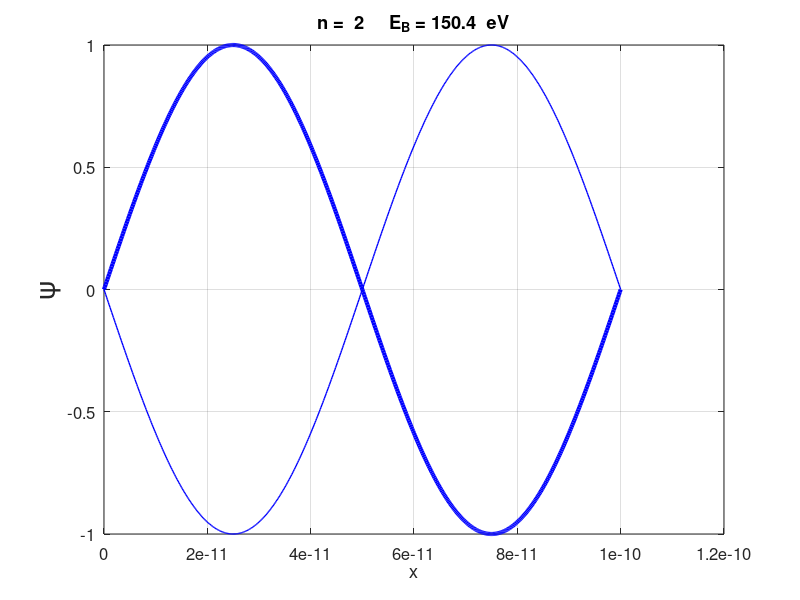
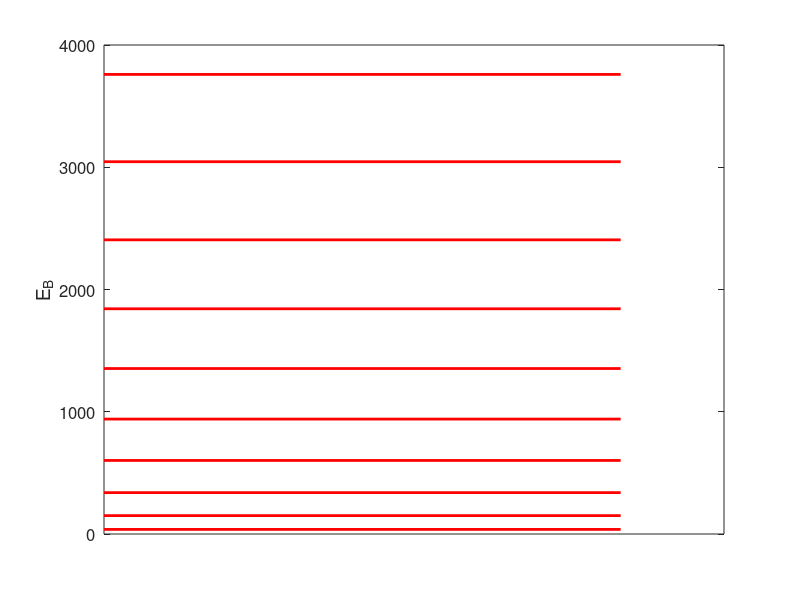

The MATLAB script that drew these images, in order:
% qmInfWellm

% QUANTUM MECHANICS
%  An electron in an infinitely deep square well 
%  Schrodinger Equation : eigenvalue and eigenfunctions
%  Spatial wavefunction
% Binding energy spectrum

% Ian Cooper
% email: matlabvisualphysics@gmail.com
% 200425 / Matlab version R2020a

% DOING PHYSICS WITH MATLAB 
%    https://d-arora.github.io/Doing-Physics-With-Matlab/
% Reference page for documentation and notes
%    http://www.physics.usyd.edu.au/teach_res/mp/doc/qmPotential.htm
% Download Location
%    http://www.physics.usyd.edu.au/teach_res/mp/mscripts/
  

clear 
close all
clc


% INPUTS  =============================================================

% STATE: Principle quantum Number   n = 1,2,3, ...  
  n = 2;
% Number of grid points
  N = 599;
% Length of rod [m]
  L = 0.1e-9;
  
% CONSTANTS  ==========================================================
% Planck constant [ J.s] / Reduced Planck's constant
  h = 6.626070040e-34;            
  hbar = 1.054571800e-34; 
% Electron mass [kg] / electron charge  [C] 
  me = 9.10938356e-31; 
  e = 1.6021766208e-19;
  
  
% CALCULATIONS  ======================================================
% Spatial domain  [m]
  x = linspace(0,L,N+2);
  dx = x(2) - x(1);
  
% Eigenvalue Matrix A: eigenfunctions (eignFN) / eigenvalues (eignV) 
  off = ones(N-1,1);
  A = - diag(off,-1) + 2*eye(N) - diag(off,1) ;
  

  [eignFN, eignV] = eig(A);


 
% Spatial Wavefunction  psi
  psi = zeros(N+2,1);
  psi(2:N+1) = eignFN(:,n);
  psi = psi ./max(psi);

 
  
% Eigenvalue (coloumn vector)
  K = diag(eignV);
% Binding energy
  EB = K .* (hbar^2/(2*me*dx^2)/e); 

% GRAPHICS  ===========================================================  
figure(1)
  set(gcf,'units','normalized');
  set(gcf,'position',[0.02 0.1 0.30 0.25]);
  set(gcf,'color','w');
  
  plot(x,psi,'b','linewidth',3)
  hold on
  plot(x,-psi,'b','linewidth',1)
  grid on
  xlabel('x')
  txt = sprintf('n = %2.0f     E_B = %4.1f  eV',n,EB(n));
  title(txt)
  set(gca,'fontsize',12)
  ylabel('\psi','fontsize',20)
  
figure(2)
  set(gcf,'units','normalized');
  set(gcf,'position',[0.4 0.1 0.30 0.35]);
  set(gcf,'color','w');
  hold on
  
  for c = 1:10
   plot([0 L], [EB(c) EB(c)],'r','linewidth',2)
  end
  box on
  set(gca,'fontsize',12)
  ylabel('E_B','fontsize',14)
  set(gca, 'xtick', [-100 100]);
